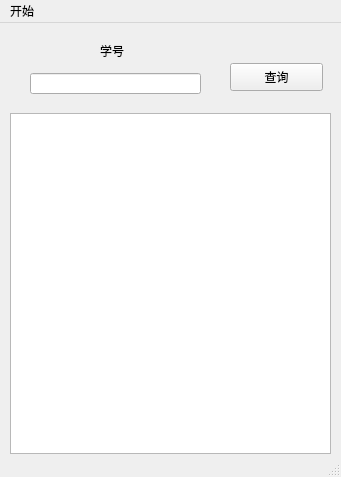
<?xml version="1.0" encoding="UTF-8"?>
<ui version="4.0">
 <class>FindCourseInfo</class>
 <widget class="QMainWindow" name="FindCourseInfo">
  <property name="geometry">
   <rect>
    <x>0</x>
    <y>0</y>
    <width>341</width>
    <height>477</height>
   </rect>
  </property>
  <property name="windowTitle">
   <string>MainWindow</string>
  </property>
  <widget class="QWidget" name="centralwidget">
   <widget class="QTableView" name="tableView">
    <property name="geometry">
     <rect>
      <x>10</x>
      <y>90</y>
      <width>321</width>
      <height>341</height>
     </rect>
    </property>
   </widget>
   <widget class="QLineEdit" name="lineEdit">
    <property name="geometry">
     <rect>
      <x>30</x>
      <y>50</y>
      <width>171</width>
      <height>21</height>
     </rect>
    </property>
   </widget>
   <widget class="QPushButton" name="pushButton">
    <property name="geometry">
     <rect>
      <x>230</x>
      <y>40</y>
      <width>93</width>
      <height>28</height>
     </rect>
    </property>
    <property name="text">
     <string>查询</string>
    </property>
   </widget>
   <widget class="QLabel" name="label">
    <property name="geometry">
     <rect>
      <x>100</x>
      <y>20</y>
      <width>72</width>
      <height>15</height>
     </rect>
    </property>
    <property name="text">
     <string>学号</string>
    </property>
   </widget>
  </widget>
  <widget class="QMenuBar" name="menubar">
   <property name="geometry">
    <rect>
     <x>0</x>
     <y>0</y>
     <width>341</width>
     <height>26</height>
    </rect>
   </property>
   <widget class="QMenu" name="menu">
    <property name="title">
     <string>开始</string>
    </property>
    <addaction name="actionquit"/>
   </widget>
   <addaction name="menu"/>
  </widget>
  <widget class="QStatusBar" name="statusbar"/>
  <action name="actionquit">
   <property name="text">
    <string>退出</string>
   </property>
  </action>
 </widget>
 <resources/>
 <connections/>
</ui>
